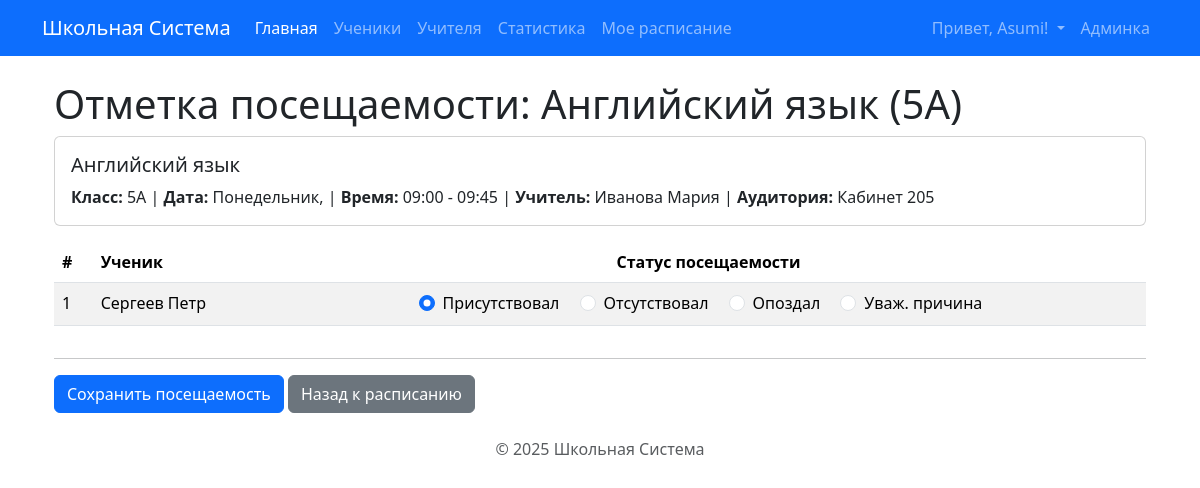
The page /lessons/1/attendance/mark/ (signed in) on the database as committed earlier.
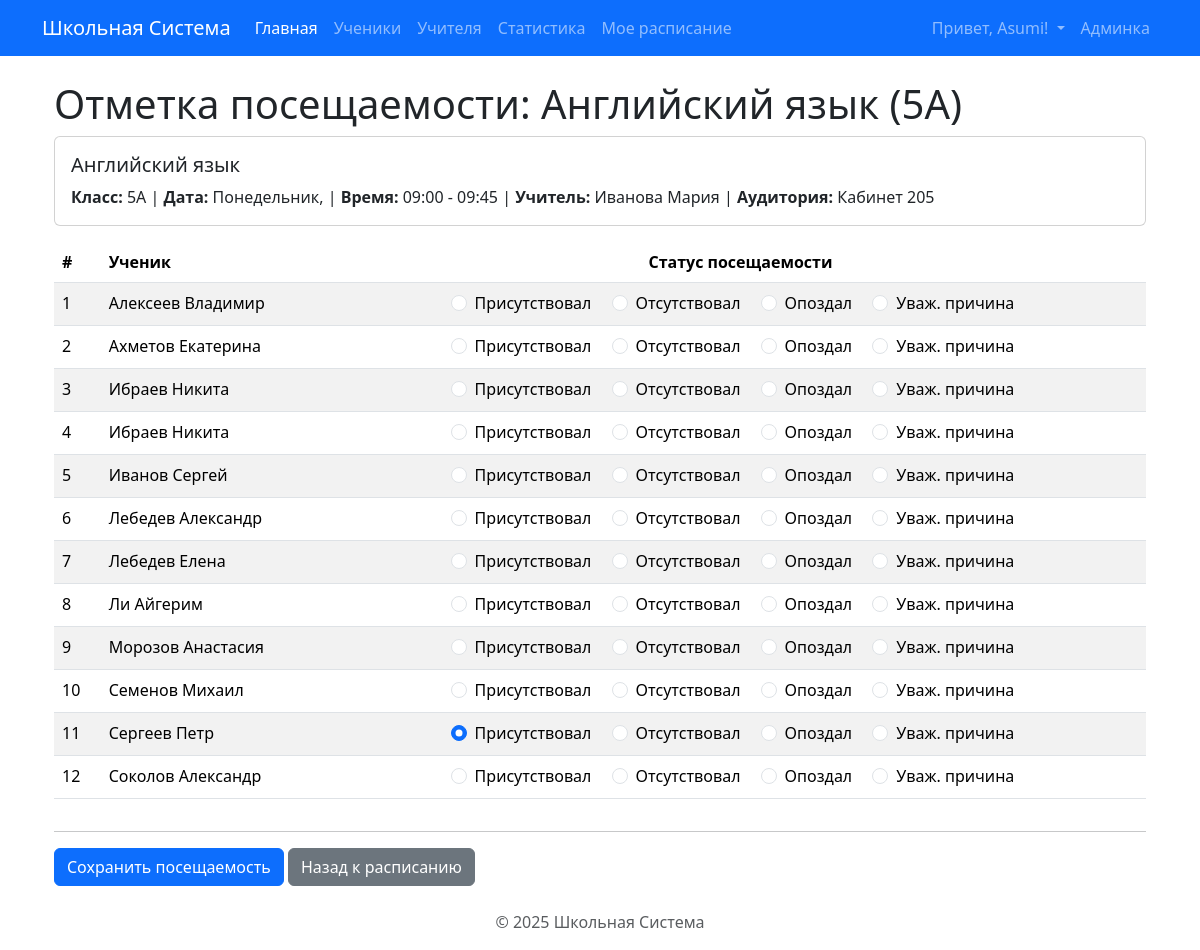
The same page on the database as committed later.
### core/models.py (models this page shows, shortened)
class Student(models.Model):
    first_name = models.CharField(max_length=100, verbose_name="Имя")
    last_name = models.CharField(max_length=100, verbose_name="Фамилия")
    date_of_birth = models.DateField(null=True, blank=True, verbose_name="Дата рождения")
    current_class = models.ForeignKey(
        Class,
        on_delete=models.SET_NULL, # Если класс удалят/расформируют, ученик останется без класса
        null=True,
        blank=True, # Ученика можно добавить еще до назначения в класс
        related_name='students',
        verbose_name="Текущий класс"
    )
    parent_full_name = models.CharField(max_length=200, blank=True, verbose_name="ФИО родителя")
    parent_phone_number = models.CharField(max_length=20, blank=True, verbose_name="Телефон родителя")
    parent_email = models.EmailField(max_length=254, blank=True, verbose_name="Email родителя")
    photo = models.ImageField(upload_to='students_photos/', blank=True, null=True, verbose_name="Фото")
    history = HistoricalRecords()
    class Meta:
        verbose_name = "Ученик"
        verbose_name_plural = "Ученики"
        ordering = ['current_class', 'last_name', 'first_name'] # Сортировка по классу, потом по фамилии

### core/views.py (the view, shortened to what this page needs)
# urls.py: path('lessons/<int:lesson_pk>/attendance/mark/', views.mark_attendance, name='mark_attendance'),
@login_required
def mark_attendance(request, lesson_pk):
    lesson = get_object_or_404(
        Lesson.objects.select_related('teacher', 'assigned_class', 'subject', 'teacher__profile'),
        pk=lesson_pk
    )
    user = request.user
    try:
        if not (user.is_staff or user == lesson.teacher.profile.user):
             raise PermissionDenied("Вы не можете отмечать посещаемость для этого урока.")
    except AttributeError:
         raise PermissionDenied("Ошибка связи учителя урока с пользователем.")
    student_list = lesson.assigned_class.students.all().order_by('last_name', 'first_name')
    existing_records_qs = Attendance.objects.filter(lesson=lesson)
    existing_records_map = {record.student_id: record.status for record in existing_records_qs}
    context = {
        'lesson': lesson,
        'student_list': student_list,
        'existing_records_map': existing_records_map, # Карта существующих статусов
        'statuses': Attendance.AttendanceStatus.choices, # Передаем возможные статусы для формы
        'page_title': f"Отметка посещаемости: {lesson.subject} ({lesson.assigned_class})"
    }
    return render(request, 'core/mark_attendance.html', context)

### core/models.py (called while the page is built)
    def __str__(self):
        return self.name

    def __str__(self):
        return f"{self.last_name} {self.first_name}"

    def __str__(self):
        return self.name

### core/templatetags/schedule_tags.py (called while the page is built)
@register.filter
def get_item(dictionary, key):
    return dictionary.get(key)

@register.filter(name='in_group') # <<< Регистрируем новый фильтр
def in_group(user, group_name):
    if not user.is_authenticated:
        return False
    try:
        group = Group.objects.get(name=group_name)
        return group in user.groups.all()
    except Group.DoesNotExist:
        return False

### templates/core/mark_attendance.html (shortened to what this page needs)
{% extends "base.html" %}
{% load schedule_tags %}
{% block content %}
  <div class="container mt-4 mb-4">
    <h1>{{ page_title }}</h1>
    <div class="card mb-3">
      <div class="card-body">
        <h5 class="card-title">{{ lesson.subject.name }}</h5>
        <p class="card-text">
          <strong>Класс:</strong> {{ lesson.assigned_class.name }} |
          <strong>Дата:</strong> {{ lesson.get_day_of_week_display }}, {{ lesson.start_time|time:"d.m.Y" }}  |
          <strong>Время:</strong> {{ lesson.start_time|time:"H:i" }} - {{ lesson.end_time|time:"H:i" }} |
          <strong>Учитель:</strong> {{ lesson.teacher }} |
          <strong>Аудитория:</strong> {{ lesson.auditory.name|default:"N/A" }}
        </p>
      </div>
    </div>
    <form method="post">
      {% if student_list %}
        <div class="table-responsive">
          <table class="table table-striped table-hover">
            <thead>
              <tr>
                <th scope="col">#</th>
                <th scope="col">Ученик</th>
                <th scope="col" class="text-center">Статус посещаемости</th>
              </tr>
            </thead>
            <tbody>
              {% for student in student_list %}
                <tr>
                  <td>{{ forloop.counter }}</td>
                  <td>{{ student.last_name }} {{ student.first_name }}</td>
                  <td class="text-center">
                    {% with current_status=existing_records_map|get_item:student.pk %}
                      {% for value, display in statuses %}
                        <div class="form-check form-check-inline">
                          <input class="form-check-input" type="radio"
                                 name="status_{{ student.pk }}" id="status_{{ student.pk }}_{{ value }}"
                                 value="{{ value }}"
                                 {% if current_status == value %}checked{% endif %}
                                 required>
                          <label class="form-check-label" for="status_{{ student.pk }}_{{ value }}">
                            {{ display }}
                          </label>
                        </div>
                      {% endfor %}
                    {% endwith %}
                  </td>
                </tr>
              {% endfor %}
            </tbody>
          </table>
        </div>
        <hr>
        <div class="mt-3 mb-3">
          <button type="submit" class="btn btn-primary">Сохранить посещаемость</button>
          <a href="{% url 'core:my_schedule' %}" class="btn btn-secondary">Назад к расписанию</a>
        </div>
      {% else %}
        <div class="alert alert-warning" role="alert">
            В классе {{ lesson.assigned_class.name }} нет учеников для отметки посещаемости.
        </div>
         <a href="{% url 'core:my_schedule' %}" class="btn btn-secondary">Назад к расписанию</a>
      {% endif %}
    </form>
  </div>
{% endblock %}

Rows that differ between the two databases and show on the page:
added Student: last_name "Алексеев", first_name "Владимир", pk "☐ Присутствовал" "☐ Отсутствовал" "☐ Опоздал" "☐ Уваж. причина", statuses "Присутствовал" "Отсутствовал" "Опоздал" "Уваж. причина"
added Student: last_name "Ахметов", first_name "Екатерина", pk "☐ Присутствовал" "☐ Отсутствовал" "☐ Опоздал" "☐ Уваж. причина", statuses "Присутствовал" "Отсутствовал" "Опоздал" "Уваж. причина"
added Student: last_name "Ибраев", first_name "Никита", pk "☐ Присутствовал" "☐ Отсутствовал" "☐ Опоздал" "☐ Уваж. причина", statuses "Присутствовал" "Отсутствовал" "Опоздал" "Уваж. причина"
added Student: last_name "Ибраев", first_name "Никита", pk "☐ Присутствовал" "☐ Отсутствовал" "☐ Опоздал" "☐ Уваж. причина", statuses "Присутствовал" "Отсутствовал" "Опоздал" "Уваж. причина"
added Student: last_name "Иванов", first_name "Сергей", pk "☐ Присутствовал" "☐ Отсутствовал" "☐ Опоздал" "☐ Уваж. причина", statuses "Присутствовал" "Отсутствовал" "Опоздал" "Уваж. причина"
added Student: last_name "Лебедев", first_name "Александр", pk "☐ Присутствовал" "☐ Отсутствовал" "☐ Опоздал" "☐ Уваж. причина", statuses "Присутствовал" "Отсутствовал" "Опоздал" "Уваж. причина"
added Student: last_name "Лебедев", first_name "Елена", pk "☐ Присутствовал" "☐ Отсутствовал" "☐ Опоздал" "☐ Уваж. причина", statuses "Присутствовал" "Отсутствовал" "Опоздал" "Уваж. причина"
added Student: last_name "Ли", first_name "Айгерим", pk "☐ Присутствовал" "☐ Отсутствовал" "☐ Опоздал" "☐ Уваж. причина", statuses "Присутствовал" "Отсутствовал" "Опоздал" "Уваж. причина"
added Student: last_name "Морозов", first_name "Анастасия", pk "☐ Присутствовал" "☐ Отсутствовал" "☐ Опоздал" "☐ Уваж. причина", statuses "Присутствовал" "Отсутствовал" "Опоздал" "Уваж. причина"
added Student: last_name "Семенов", first_name "Михаил", pk "☐ Присутствовал" "☐ Отсутствовал" "☐ Опоздал" "☐ Уваж. причина", statuses "Присутствовал" "Отсутствовал" "Опоздал" "Уваж. причина"
added Student: last_name "Соколов", first_name "Александр", pk "☐ Присутствовал" "☐ Отсутствовал" "☐ Опоздал" "☐ Уваж. причина", statuses "Присутствовал" "Отсутствовал" "Опоздал" "Уваж. причина"
